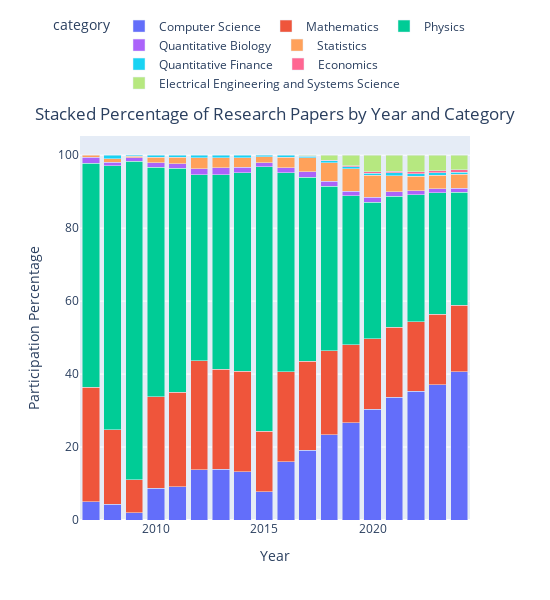

Notebook code for this chart:
### Code cell
arxiv_metadata_plot = arxiv_metadata[['id', 'categories', 'year']]
arxiv_metadata_plot = arxiv_metadata_plot.assign(category=arxiv_metadata_plot['categories'].str.split(' ')).explode('category')
arxiv_metadata_plot['category'] = arxiv_metadata_plot['category'].apply(lambda x: get_category(x))

# Group by year and category, then count papers
arxiv_metadata_plot = arxiv_metadata_plot.groupby(['year', 'category']).size().reset_index(name='count')

# Plot stacked histogram using Plotly
# Calculate the total count per year for percentage calculation
total_per_year = arxiv_metadata_plot.groupby('year')['count'].sum().reset_index()
total_per_year.columns = ['year', 'total_count']

# Merge the total counts with the grouped data
arxiv_metadata_plot = pd.merge(arxiv_metadata_plot, total_per_year, on='year')

# Calculate the percentage
arxiv_metadata_plot['percentage'] = arxiv_metadata_plot['count'] / arxiv_metadata_plot['total_count'] * 100

# Plot stacked percentage plot using Plotly
fig = px.bar(arxiv_metadata_plot, x='year', y='percentage', color='category',
             title='Stacked Percentage of Research Papers by Year and Category',
             labels={'year': 'Year', 'percentage': 'Participation Percentage'},
             barmode='stack')

fig.update_layout(
    width=550,
    height=600,
    legend=dict(
        orientation="h",
        yanchor="bottom",
        y=1.1,
        xanchor="right",
        x=1
    ),
    title=dict(
        y=0.82,
        x=0.5,
        xanchor='center',
        yanchor='top'
    )
)

save_and_show(fig, "stacked_category_research_per_year")

### Figure 1 — Plotly figure (JSON) as saved in the notebook; plotly's stock layout.template omitted (floating-point values rounded to 4 significant figures)
{"data": [{"alignmentgroup": "True", "hovertemplate": "category=Computer Science<br>Year=%{x}<br>Participation Percentage=%{y}<extra></extra>", "legendgroup": "Computer Science", "marker": {"color": "#636efa", "pattern": {"shape": ""}}, "name": "Computer Science", "offsetgroup": "Computer Science", "orientation": "v", "showlegend": true, "textposition": "auto", "type": "bar", "x": [2007, 2008, 2009, 2010, 2011, 2012, 2013, 2014, 2015, 2016, 2017, 2018, 2019, 2020, 2021, 2022, 2023, 2024], "xaxis": "x", "y": [4.97, 4.344, 1.944, 8.641, 9.088, 13.75, 13.98, 13.19, 7.761, 15.91, 19.18, 23.32, 26.7, 30.31, 33.69, 35.28, 37.11, 40.6], "yaxis": "y"}, {"alignmentgroup": "True", "hovertemplate": "category=Mathematics<br>Year=%{x}<br>Participation Percentage=%{y}<extra></extra>", "legendgroup": "Mathematics", "marker": {"color": "#EF553B", "pattern": {"shape": ""}}, "name": "Mathematics", "offsetgroup": "Mathematics", "orientation": "v", "showlegend": true, "textposition": "auto", "type": "bar", "x": [2007, 2008, 2009, 2010, 2011, 2012, 2013, 2014, 2015, 2016, 2017, 2018, 2019, 2020, 2021, 2022, 2023, 2024], "xaxis": "x", "y": [31.37, 20.42, 9.09, 25.13, 25.92, 29.9, 27.31, 27.57, 16.5, 24.76, 24.31, 23.09, 21.29, 19.33, 19.22, 19.01, 19.25, 18.32], "yaxis": "y"}, {"alignmentgroup": "True", "hovertemplate": "category=Physics<br>Year=%{x}<br>Participation Percentage=%{y}<extra></extra>", "legendgroup": "Physics", "marker": {"color": "#00cc96", "pattern": {"shape": ""}}, "name": "Physics", "offsetgroup": "Physics", "orientation": "v", "showlegend": true, "textposition": "auto", "type": "bar", "x": [2007, 2008, 2009, 2010, 2011, 2012, 2013, 2014, 2015, 2016, 2017, 2018, 2019, 2020, 2021, 2022, 2023, 2024], "xaxis": "x", "y": [61.5, 72.3, 87.32, 62.88, 61.45, 50.98, 53.35, 54.4, 72.52, 54.46, 50.52, 45.13, 40.95, 37.48, 35.88, 34.94, 33.39, 30.99], "yaxis": "y"}, {"alignmentgroup": "True", "hovertemplate": "category=Quantitative Biology<br>Year=%{x}<br>Participation Percentage=%{y}<extra></extra>", "legendgroup": "Quantitative Biology", "marker": {"color": "#ab63fa", "pattern": {"shape": ""}}, "name": "Quantitative Biology", "offsetgroup": "Quantitative Biology", "orientation": "v", "showlegend": true, "textposition": "auto", "type": "bar", "x": [2007, 2008, 2009, 2010, 2011, 2012, 2013, 2014, 2015, 2016, 2017, 2018, 2019, 2020, 2021, 2022, 2023, 2024], "xaxis": "x", "y": [1.596, 0.9409, 0.9459, 1.229, 1.208, 1.63, 1.909, 1.551, 1.201, 1.437, 1.425, 1.301, 1.21, 1.379, 1.17, 1.054, 1.044, 0.983], "yaxis": "y"}, {"alignmentgroup": "True", "hovertemplate": "category=Statistics<br>Year=%{x}<br>Participation Percentage=%{y}<extra></extra>", "legendgroup": "Statistics", "marker": {"color": "#FFA15A", "pattern": {"shape": ""}}, "name": "Statistics", "offsetgroup": "Statistics", "orientation": "v", "showlegend": true, "textposition": "auto", "type": "bar", "x": [2007, 2008, 2009, 2010, 2011, 2012, 2013, 2014, 2015, 2016, 2017, 2018, 2019, 2020, 2021, 2022, 2023, 2024], "xaxis": "x", "y": [0.5672, 1.046, 0.4162, 1.496, 1.776, 3.094, 2.816, 2.663, 1.628, 2.889, 3.797, 5.09, 6.147, 5.963, 4.468, 3.99, 3.776, 3.855], "yaxis": "y"}, {"alignmentgroup": "True", "hovertemplate": "category=Quantitative Finance<br>Year=%{x}<br>Participation Percentage=%{y}<extra></extra>", "legendgroup": "Quantitative Finance", "marker": {"color": "#19d3f3", "pattern": {"shape": ""}}, "name": "Quantitative Finance", "offsetgroup": "Quantitative Finance", "orientation": "v", "showlegend": true, "textposition": "auto", "type": "bar", "x": [2008, 2009, 2010, 2011, 2012, 2013, 2014, 2015, 2016, 2017, 2018, 2019, 2020, 2021, 2022, 2023, 2024], "xaxis": "x", "y": [0.9494, 0.2847, 0.625, 0.5531, 0.6397, 0.6394, 0.6317, 0.3874, 0.5479, 0.5259, 0.5671, 0.5643, 0.6502, 0.7286, 0.6491, 0.6458, 0.6399], "yaxis": "y"}, {"alignmentgroup": "True", "hovertemplate": "category=Economics<br>Year=%{x}<br>Participation Percentage=%{y}<extra></extra>", "legendgroup": "Economics", "marker": {"color": "#FF6692", "pattern": {"shape": ""}}, "name": "Economics", "offsetgroup": "Economics", "orientation": "v", "showlegend": true, "textposition": "auto", "type": "bar", "x": [2017, 2018, 2019, 2020, 2021, 2022, 2023, 2024], "xaxis": "x", "y": [0.03785, 0.1785, 0.2446, 0.3783, 0.5044, 0.4965, 0.5363, 0.5865], "yaxis": "y"}, {"alignmentgroup": "True", "hovertemplate": "category=Electrical Engineering and Systems Science<br>Year=%{x}<br>Participation Percentage=%{y}<extra></extra>", "legendgroup": "Electrical Engineering and Systems Science", "marker": {"color": "#B6E880", "pattern": {"shape": ""}}, "name": "Electrical Engineering and Systems Science", "offsetgroup": "Electrical Engineering and Systems Science", "orientation": "v", "showlegend": true, "textposition": "auto", "type": "bar", "x": [2017, 2018, 2019, 2020, 2021, 2022, 2023, 2024], "xaxis": "x", "y": [0.2009, 1.317, 2.888, 4.501, 4.339, 4.585, 4.248, 4.023], "yaxis": "y"}], "layout": {"barmode": "stack", "height": 600, "legend": {"orientation": "h", "title": {"text": "category"}, "tracegroupgap": 0, "x": 1, "xanchor": "right", "y": 1.1, "yanchor": "bottom"}, "title": {"text": "Stacked Percentage of Research Papers by Year and Category", "x": 0.5, "xanchor": "center", "y": 0.82, "yanchor": "top"}, "width": 550, "xaxis": {"anchor": "y", "autorange": true, "domain": [0, 1], "range": [2006.0, 2024.0], "title": {"text": "Year"}, "type": "linear"}, "yaxis": {"anchor": "x", "autorange": true, "domain": [0, 1], "range": [0, 105.3], "title": {"text": "Participation Percentage"}, "type": "linear"}}}
